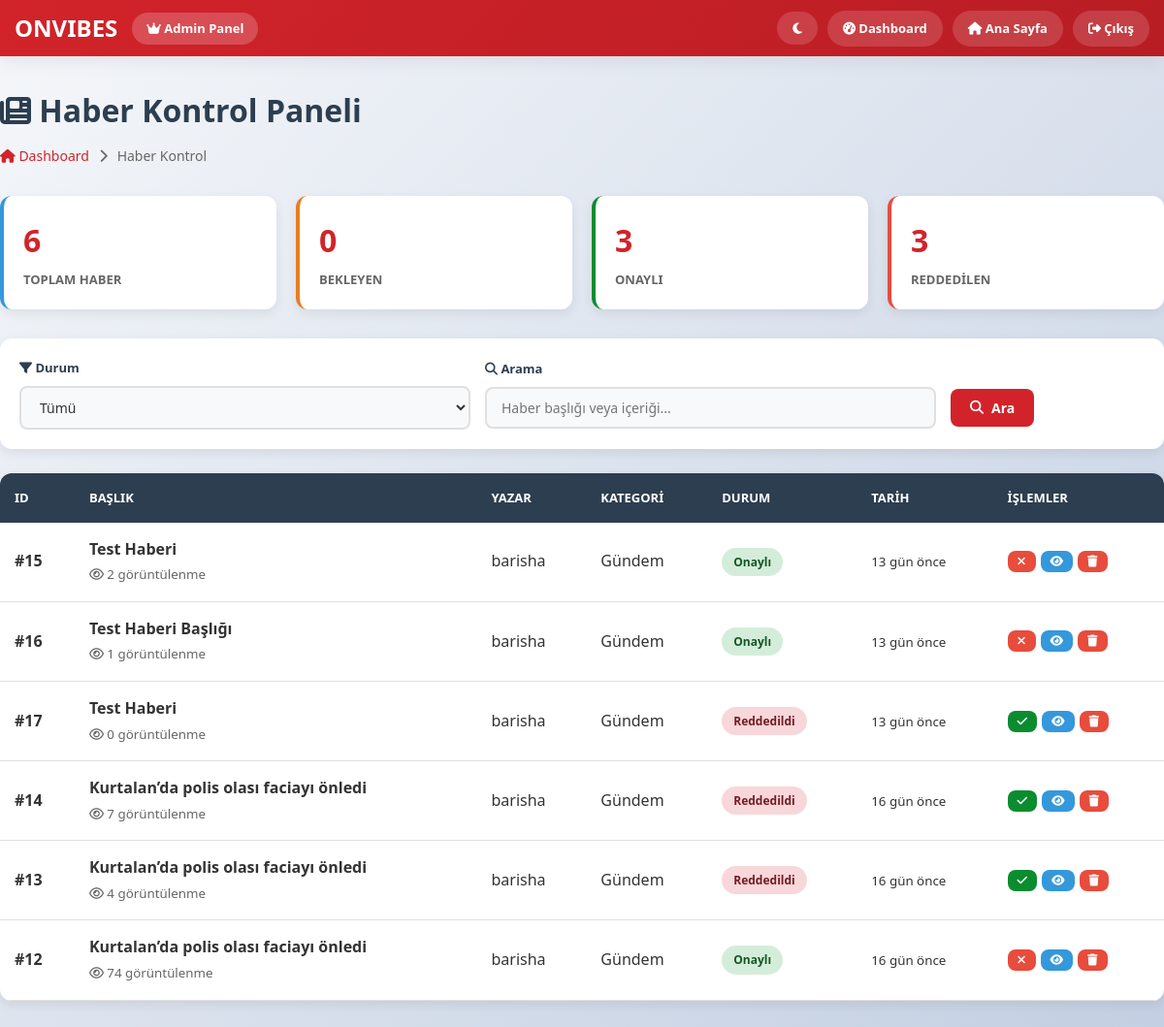
The app's page /admin/haber-kontrol.php (signed in) with its own data.
### tables this page shows
CREATE TABLE `news` (
  `id` int(11) NOT NULL,
  `title` varchar(255) NOT NULL,
  `content` text NOT NULL,
  `summary` text,
  `image` varchar(255) DEFAULT NULL,
  `category_id` int(11) DEFAULT NULL,
  `author_id` int(11) DEFAULT NULL,
  `status` enum('pending','approved','rejected') DEFAULT 'pending',
  `view_count` int(11) DEFAULT '0',
  `like_count` int(11) DEFAULT '0',
  `created_at` timestamp NOT NULL DEFAULT CURRENT_TIMESTAMP,
  `updated_at` timestamp NOT NULL DEFAULT '0000-00-00 00:00:00',
  `source` varchar(255) DEFAULT NULL,
  `author_name` varchar(255) DEFAULT NULL,
  `tags` text,
  `image_size` varchar(50) DEFAULT 'medium',
  `text_color` varchar(7) DEFAULT NULL,
  `bg_color` varchar(7) DEFAULT NULL,
  `likes` int(11) DEFAULT '0',
  `views` int(11) DEFAULT '0'
);

CREATE TABLE `users` (
  `id` int(11) NOT NULL,
  `username` varchar(50) NOT NULL,
  `email` varchar(100) NOT NULL,
  `bio` text,
  `password` varchar(255) NOT NULL,
  `full_name` varchar(100) DEFAULT NULL,
  `avatar` varchar(255) DEFAULT NULL,
  `role` enum('user','admin','super_admin') DEFAULT 'user',
  `created_at` datetime DEFAULT NULL,
  `last_login` datetime DEFAULT NULL,
  `verified` tinyint(1) DEFAULT '0',
  `is_admin` tinyint(1) DEFAULT '0'
);

CREATE TABLE `categories` (
  `id` int(11) NOT NULL,
  `name` varchar(100) NOT NULL,
  `slug` varchar(100) DEFAULT NULL,
  `description` text,
  `created_at` datetime DEFAULT NULL
);

### admin/haber-kontrol.php (the view, shortened to what this page needs)
<?php
$database = new Database();
$db = $database->getConnection();
$dark_mode = isset($_SESSION['dark_mode']) && $_SESSION['dark_mode'];
$status_filter = isset($_GET['status']) ? $_GET['status'] : 'all';
$search = isset($_GET['search']) ? trim($_GET['search']) : '';
try {
    $query = "SELECT n.*, u.username as author_name, c.name as category_name
              FROM news n
              LEFT JOIN users u ON n.author_id = u.id
              LEFT JOIN categories c ON n.category_id = c.id
              WHERE 1=1";
    $query .= " ORDER BY n.created_at DESC";
    $stmt = $db->prepare($query);
    $stmt->execute();
    $news_list = $stmt->fetchAll(PDO::FETCH_ASSOC);
} catch (PDOException $e) {
    $error = 'Haberler yüklenirken hata oluştu!';
    $news_list = [];
}
try {
    $total_news = $db->query("SELECT COUNT(*) FROM news")->fetchColumn();
    $pending_news = $db->query("SELECT COUNT(*) FROM news WHERE status = 'pending'")->fetchColumn();
    $approved_news = $db->query("SELECT COUNT(*) FROM news WHERE status = 'approved'")->fetchColumn();
    $rejected_news = $db->query("SELECT COUNT(*) FROM news WHERE status = 'rejected'")->fetchColumn();
} catch (PDOException $e) {
    $total_news = $pending_news = $approved_news = $rejected_news = 0;
}
function time_elapsed_string($datetime) {
    $now = new DateTime;
    $ago = new DateTime($datetime);
    $diff = $now->diff($ago);
    if ($diff->d > 0) return $diff->d . ' gün önce';
    return 'az önce';
}
?>
<!DOCTYPE html>
<html lang="tr">
<head>
    <link rel="stylesheet" href="https://cdnjs.cloudflare.com/ajax/libs/font-awesome/6.4.0/css/all.min.css">
</head>
<body class="<?php echo $dark_mode ? 'dark-mode' : ''; ?>">
    <header class="main-menu">
        <div class="top-bar">
            <div class="container">
                <div style="display: flex; align-items: center; gap: 15px;">
                    <span class="logo-text">ONVIBES</span>
                    <span class="admin-badge">
                        <i class="fas fa-crown"></i> Admin Panel
                    </span>
                </div>
                <div class="top-links">
                    <form method="POST" style="margin: 0;">
                        <button type="submit" name="toggle_theme">
                            <i class="fas fa-<?php echo $dark_mode ? 'sun' : 'moon'; ?>"></i>
                        </button>
                    </form>
                    <a href="admin.php">
                        <i class="fas fa-tachometer-alt"></i> Dashboard
                    </a>
                    <a href="../index.php">
                        <i class="fas fa-home"></i> Ana Sayfa
                    </a>
                    <a href="../Giris/logout.php">
                        <i class="fas fa-sign-out-alt"></i> Çıkış
                    </a>
                </div>
            </div>
        </div>
    </header>
    <div class="main-content container">
        <h1 class="page-title">
            <i class="fas fa-newspaper"></i> Haber Kontrol Paneli
        </h1>
        <div class="breadcrumb">
            <a href="admin.php"><i class="fas fa-home"></i> Dashboard</a>
            <i class="fas fa-chevron-right"></i>
            <span>Haber Kontrol</span>
        </div>
        <div class="stats-row">
            <div class="stat-card" style="border-left-color: var(--blue);">
                <div class="stat-number"><?php echo $total_news; ?></div>
                <div class="stat-label">Toplam Haber</div>
            </div>
            <div class="stat-card" style="border-left-color: var(--orange);">
                <div class="stat-number"><?php echo $pending_news; ?></div>
                <div class="stat-label">Bekleyen</div>
            </div>
            <div class="stat-card" style="border-left-color: var(--green);">
                <div class="stat-number"><?php echo $approved_news; ?></div>
                <div class="stat-label">Onaylı</div>
            </div>
            <div class="stat-card" style="border-left-color: #e74c3c;">
                <div class="stat-number"><?php echo $rejected_news; ?></div>
                <div class="stat-label">Reddedilen</div>
            </div>
        </div>
        <form method="GET" class="filters">
            <div class="filter-group">
                <label><i class="fas fa-filter"></i> Durum</label>
                <select name="status" onchange="this.form.submit()">
                    <option value="all" <?php echo $status_filter == 'all' ? 'selected' : ''; ?>>Tümü</option>
                </select>
            </div>
            <div class="filter-group">
                <label><i class="fas fa-search"></i> Arama</label>
                <input type="text" name="search" value="<?php echo htmlspecialchars($search); ?>" placeholder="Haber başlığı veya içeriği...">
            </div>
            <div class="filter-group" style="flex: 0;">
                <label>&nbsp;</label>
                <button type="submit" class="btn btn-primary">
                    <i class="fas fa-search"></i> Ara
                </button>
            </div>
        </form>
        <div class="news-table">
            <?php if (empty($news_list)): ?>
                <div class="empty-state">
                    <i class="fas fa-newspaper"></i>
                    <p style="font-size: 18px; font-weight: 600;">Haber bulunamadı</p>
                    <p style="font-size: 14px; margin-top: 10px;">Seçili filtrelere uygun haber yok</p>
                </div>
            <?php else: ?>
                <table>
                    <thead>
                        <tr>
                            <th>ID</th>
                            <th>Başlık</th>
                            <th>Yazar</th>
                            <th>Kategori</th>
                            <th>Durum</th>
                            <th>Tarih</th>
                            <th>İşlemler</th>
                        </tr>
                    </thead>
                    <tbody>
                        <?php foreach ($news_list as $news): ?>
                        <tr>
                            <td><strong>#<?php echo $news['id']; ?></strong></td>
                            <td>
                                <strong><?php echo htmlspecialchars(substr($news['title'], 0, 50)) . (strlen($news['title']) > 50 ? '...' : ''); ?></strong>
                                <br>
                                <small style="color: var(--gray);">
                                    <i class="far fa-eye"></i> <?php echo number_format($news['view_count']); ?> görüntülenme
                                </small>
                            </td>
                            <td><?php echo htmlspecialchars($news['author_name']); ?></td>
                            <td><?php echo htmlspecialchars($news['category_name']); ?></td>
                            <td>
                                <?php
                                $status_class = 'status-' . $news['status'];
                                $status_text = [
                                    'pending' => 'Bekliyor',
                                    'approved' => 'Onaylı',
                                    'rejected' => 'Reddedildi'
                                ];
                                ?>
                                <span class="status-badge <?php echo $status_class; ?>">
                                    <?php echo $status_text[$news['status']] ?? $news['status']; ?>
                                </span>
                            </td>
                            <td>
                                <small><?php echo time_elapsed_string($news['created_at']); ?></small>
                            </td>
                            <td>
                                <div class="action-buttons">
                                    <?php if ($news['status'] != 'approved'): ?>
                                    <a href="?action=approve&id=<?php echo $news['id']; ?>"
                                       class="btn btn-success btn-sm"
                                       onclick="return confirm('Bu haberi onaylamak istediğinize emin misiniz?')">
                                        <i class="fas fa-check"></i>
                                    </a>
                                    <?php endif; ?>
                                    <?php if ($news['status'] != 'rejected'): ?>
                                    <a href="?action=reject&id=<?php echo $news['id']; ?>"
                                       class="btn btn-danger btn-sm"
                                       onclick="return confirm('Bu haberi reddetmek istediğinize emin misiniz?')">
                                        <i class="fas fa-times"></i>
                                    </a>
                                    <?php endif; ?>
                                    <a href="../Veri/haber-detay.php?id=<?php echo $news['id']; ?>"
                                       class="btn btn-info btn-sm" target="_blank">
                                        <i class="fas fa-eye"></i>
                                    </a>
                                    <a href="?action=delete&id=<?php echo $news['id']; ?>"
                                       class="btn btn-danger btn-sm"
                                       onclick="return confirm('Bu haberi kalıcı olarak silmek istediğinize emin misiniz? Bu işlem geri alınamaz!')">
                                        <i class="fas fa-trash"></i>
                                    </a>
                                </div>
                            </td>
                        </tr>
                        <?php endforeach; ?>
                    </tbody>
                </table>
            <?php endif; ?>
        </div>
    </div>
</body>
</html>

### admin/haber-kontrol.php (style rules this page uses)
:root { --red: #d2232a; --dark: #2c3e50; --light: #ffffff; --border: #e0e0e0; --surface: #f8f9fa; --text: #333333; --gray: #666666; --green: #0a8c2f; --blue: #3498db; --orange: #e67e22; }
* { margin: 0; padding: 0; box-sizing: border-box; font-family: 'Segoe UI', Tahoma, Geneva, Verdana, sans-serif; }
body { background: linear-gradient(135deg, #f5f7fa 0%, #c3cfe2 100%); color: var(--text); line-height: 1.6; min-height: 100vh; background-attachment: fixed; }
.container { max-width: 1400px; margin: 0 auto; padding: 0 15px; }
.main-menu { background: var(--light); box-shadow: 0 4px 20px rgba(0,0,0,0.08); position: sticky; top: 0; z-index: 1000; }
.top-bar { background: linear-gradient(135deg, var(--red) 0%, #b81d24 100%); color: white; padding: 10px 0; }
.top-bar .container { display: flex; align-items: center; justify-content: space-between; flex-wrap: wrap; gap: 15px; }
.logo-text { color: white; font-size: 24px; font-weight: 800; text-transform: uppercase; }
.admin-badge { background: rgba(255,255,255,0.2); padding: 6px 15px; border-radius: 20px; font-size: 13px; font-weight: 600; }
.top-links { display: flex; gap: 10px; align-items: center; }
.top-links button, .top-links a { background: rgba(255,255,255,0.15); border: none; color: white; text-decoration: none; padding: 8px 16px; border-radius: 25px; font-size: 13px; font-weight: 600; cursor: pointer; transition: all 0.3s; }
.main-content { padding: 30px 0; }
.page-title { font-size: 32px; font-weight: 800; color: var(--dark); margin-bottom: 10px; }
.breadcrumb { display: flex; gap: 10px; align-items: center; color: var(--gray); font-size: 14px; margin-bottom: 30px; }
.breadcrumb a { color: var(--red); text-decoration: none; }
.stats-row { display: grid; grid-template-columns: repeat(auto-fit, minmax(200px, 1fr)); gap: 20px; margin-bottom: 30px; }
.stat-card { background: var(--light); padding: 20px; border-radius: 12px; box-shadow: 0 4px 12px rgba(0,0,0,0.08); border-left: 4px solid var(--red); }
.stat-number { font-size: 32px; font-weight: 800; color: var(--red); }
.stat-label { color: var(--gray); font-size: 13px; font-weight: 600; text-transform: uppercase; margin-top: 5px; }
.filters { background: var(--light); padding: 20px; border-radius: 12px; box-shadow: 0 4px 12px rgba(0,0,0,0.08); margin-bottom: 25px; display: flex; gap: 15px; flex-wrap: wrap; align-items: center; }
.filter-group { flex: 1; min-width: 200px; }
.filter-group label { display: block; margin-bottom: 8px; font-weight: 600; font-size: 13px; color: var(--dark); }
.filter-group input, .filter-group select { width: 100%; padding: 10px 15px; border: 2px solid var(--border); border-radius: 8px; background: var(--surface); color: var(--text); font-size: 14px; }
.btn { padding: 10px 20px; border: none; border-radius: 8px; cursor: pointer; font-size: 14px; font-weight: 600; transition: all 0.3s; display: inline-flex; align-items: center; gap: 8px; text-decoration: none; }
.btn-primary { background: var(--red); color: white; }
.btn-success { background: var(--green); color: white; }
.btn-danger { background: #e74c3c; color: white; }
.btn-info { background: var(--blue); color: white; }
.news-table { background: var(--light); border-radius: 12px; box-shadow: 0 4px 12px rgba(0,0,0,0.08); overflow: hidden; }
table { width: 100%; border-collapse: collapse; }
thead { background: var(--dark); color: white; }
th { padding: 15px; text-align: left; font-weight: 700; font-size: 13px; text-transform: uppercase; }
td { padding: 15px; border-bottom: 1px solid var(--border); }
.status-badge { padding: 5px 12px; border-radius: 20px; font-size: 12px; font-weight: 600; display: inline-block; }
.status-approved { background: #d4edda; color: #155724; }
.status-rejected { background: #f8d7da; color: #721c24; }
.action-buttons { display: flex; gap: 5px; }
.btn-sm { padding: 5px 10px; font-size: 12px; }

### records on screen
news: id "15", title "Test Haberi", view_count "2", author.username "barisha", category.name "Gündem", status "Onaylı", created_at "13 gün önce"
news: id "16", title "Test Haberi Başlığı", view_count "1", author.username "barisha", category.name "Gündem", status "Onaylı", created_at "13 gün önce"
news: id "17", title "Test Haberi", view_count "0", author.username "barisha", category.name "Gündem", status "Reddedildi", created_at "13 gün önce"
news: id "14", title "Kurtalan’da polis olası faciayı önledi", view_count "7", author.username "barisha", category.name "Gündem", status "Reddedildi", created_at "16 gün önce"
news: id "13", title "Kurtalan’da polis olası faciayı önledi", view_count "4", author.username "barisha", category.name "Gündem", status "Reddedildi", created_at "16 gün önce"
news: id "12", title "Kurtalan’da polis olası faciayı önledi", view_count "74", author.username "barisha", category.name "Gündem", status "Onaylı", created_at "16 gün önce"

### other values on screen
$total_news "6"
$pending_news "0"
$approved_news "3"
$rejected_news "3"
